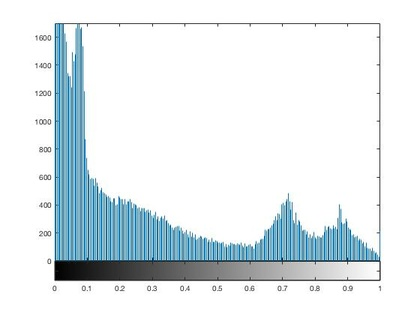
%> input picture P1/P-bridge-Vhist.jpg, 420 x 315 px, shrunk from 560 x 420 before the run
$ octave --eval "result = myhisteq(imread('P-bridge-Vhist.jpg'));"   (GNU Octave 9; MATLAB toolbox functions it lacks are replaced by stand-ins)
%> lines starting %> are read from the running program, lines starting %| are printed output that depends on the picture
% Austin Schaumberg
% CS 534 | Fall 2016
% HW2-P1: myhisteq.m
function [ J ] = myhisteq( I )
% myhisteq: This takes an input image and examines the histogram.
%           Next equalizes the histogram to balance the color channels of
%           an image. This is different from MatLab's packaged Histogram
%           equilization in that the function will allow for the
%           equalization of color images.
%   Step 1: convert an input color image from RGB to HSV color space
%           (uses rgb2hsv, which creates a double image)
%
I = rgb2hsv(I);
%> I: size 315x420x3 double; mean H, S, V 0.11, 0.0658, 0.934
J = im2uint8(I);
%> J: size 315x420x3 uint8; mean H, S, V 28.1, 16.8, 238.1
V = J(:,:,3);
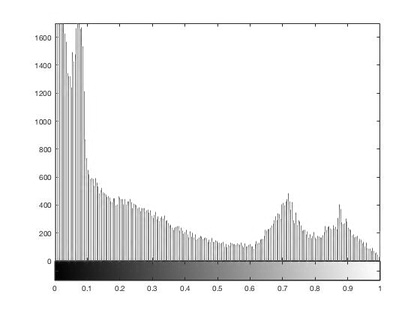
%> V: size 315x420 uint8; min 0, max 255, mean 238.1
% Set initial histogram vals to 0
Hist = zeros(256,1);
% Set rows & cols of image
[rows,cols] = size(V);
%> rows = 315; cols = 420
%   Step 2: Compute the histogram and cumulative histogram
%           of the V (luminance) image only [lines 24 - 34]
for i=1:rows
    for j=1:cols
        k = V(i,j) + 1;
        Hist(k,1) = Hist(k,1) + 1;
    end
end
%> after the loop, Hist = 256 values, max 101054 at index 255, min 0 at index 256, mean 516.8
% Initialize cumulative sum histogram to 0
CSum = zeros(256,1);
for j=1:256
    CSum(j, 1) = sum( Hist(1:j,1) );
end
%> after the loop, CSum = 256 values from 6 to 132300
%   Step 3: transforming the intensity values in V to occupy the full
%           range 0..255 in a new image W so that the histogram of W
%           is roughly ?flat?
W = V;
for j=1:rows
    for k=1:cols
        W(j,k) = max(0, ((256/(rows*cols)) * CSum( V(j,k)+1) ) -1);
    end
end
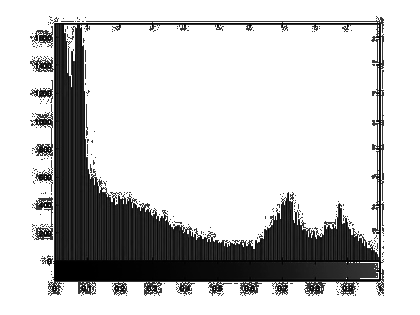
%> W: size 315x420 uint8; min 0, max 255, mean 201.7
% Uncomment lines 44 - 45 to retrieve Whist visual and VHist visual
% Figure 1 & 3 are VHists, Figure 2 & 4 are their respecitve WHists
% These figures have an X scale of 0-256
% figure; imhist(V);
% figure; imhist(W);
%
%    Step 4: combine the original H and S channels with the W image to
%            create a new color image, which is then converted to an RGB
%            color output image (using hsv2rgb)
I(:,:,3) = W;
%> I: size 315x420x3 double; mean H, S, V 0.1, 0.1, 201.7
% hist -> RGB
J = hsv2rgb(I);
%> J: size 315x420x3 double
% int -> double
J = uint8(J);
%> J: size 315x420x3 uint8
% Uncomment 61 - 64 to view appropriate WHist
% These figures have an X scale of 0-1
% img = J;
% img = im2double(rgb2hsv(img));
% V = img(:,:,3);
% figure;imhist(V);
end
